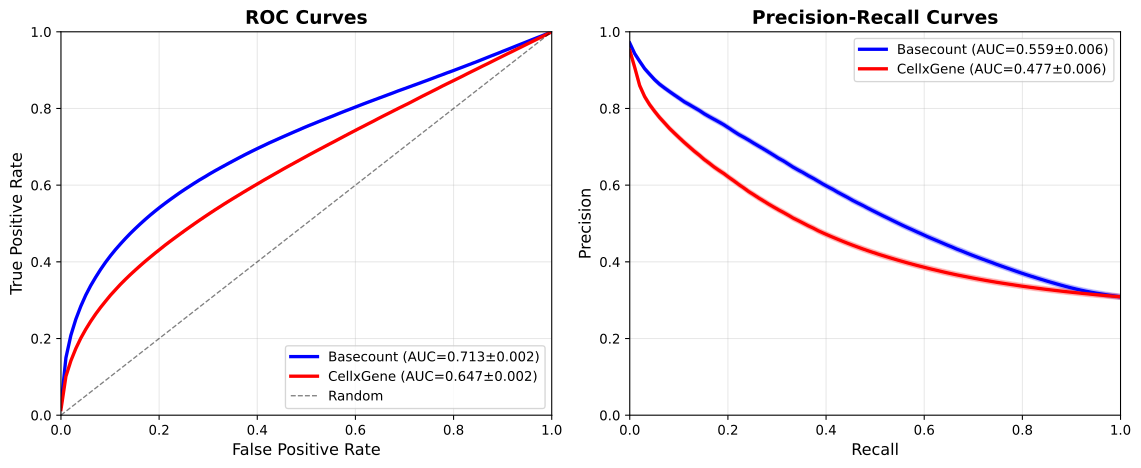

This chart was generated by the following Python code:
#!/usr/bin/env python3

import pandas as pd
import numpy as np
import matplotlib.pyplot as plt
import scanpy as sc
from sklearn.metrics import roc_curve, precision_recall_curve, auc
from scipy.stats import sem


def get_gene_order_from_adata(adata_file):
    """Efficiently get gene order from AnnData file."""
    print(f"Loading gene names from {adata_file}...")
    adata = sc.read_h5ad(adata_file, backed="r")  # Memory-efficient reading
    gene_order = adata.var.index.tolist()
    adata.file.close()  # Close the file
    return gene_order


def load_and_compute_curves(predicted_effects_file, rank_genes_file, gene_order, control_pert="non-targeting"):
    """Load data and compute ROC/PR curves with correct gene alignment."""

    print(f"Processing {predicted_effects_file}...")

    # Load predicted effects
    pred_effects = pd.read_csv(predicted_effects_file, index_col=0)

    # Load ground truth statistical results
    rank_data = np.load(rank_genes_file, allow_pickle=True)

    # Get perturbation names
    names_df = pd.DataFrame(rank_data["names"])
    perturbations = names_df.columns.tolist()

    print(f"Found {len(perturbations)} perturbations, {len(gene_order)} genes")

    roc_curves = []
    pr_curves = []
    roc_aucs = []
    pr_aucs = []
    processed_count = 0

    for pert in perturbations:
        if pert == control_pert or pert not in pred_effects.index:
            continue

        # Get predicted scores (in original gene order)
        pred_scores = pred_effects.loc[pert].values

        # Get ground truth results for this perturbation
        pert_col_idx = names_df.columns.get_loc(pert)
        pert_names = names_df.iloc[:, pert_col_idx].values  # Gene names ordered by significance
        pert_pvals = pd.DataFrame(rank_data["pvals_adj"]).iloc[:, pert_col_idx].values  # P-values in same order

        # Create a mapping from gene name to p-value
        gene_to_pval = dict(zip(pert_names, pert_pvals))

        # Create p-values in the same order as predicted scores (original gene order)
        aligned_pvals = []
        aligned_pred_scores = []

        for i, gene in enumerate(gene_order):
            if gene in gene_to_pval:
                aligned_pvals.append(gene_to_pval[gene])
                aligned_pred_scores.append(pred_scores[i])
            else:
                # If gene not in statistical test results, assign p-value of 1.0 (not significant)
                aligned_pvals.append(1.0)
                aligned_pred_scores.append(pred_scores[i])

        aligned_pvals = np.array(aligned_pvals)
        aligned_pred_scores = np.array(aligned_pred_scores)

        # Create binary labels
        true_labels = (aligned_pvals < 0.05).astype(int)

        # Skip if all labels are the same
        if len(np.unique(true_labels)) < 2:
            continue

        # Compute ROC curve
        fpr, tpr, _ = roc_curve(true_labels, aligned_pred_scores)
        roc_auc = auc(fpr, tpr)
        roc_curves.append((fpr, tpr))
        roc_aucs.append(roc_auc)

        # Compute PR curve
        precision, recall, _ = precision_recall_curve(true_labels, aligned_pred_scores)
        pr_auc = auc(recall, precision)
        pr_curves.append((precision, recall))
        pr_aucs.append(pr_auc)

        processed_count += 1

    print(f"Processed {processed_count} perturbations")

    if not roc_curves:
        return None

    # Average curves using interpolation
    # ROC curve averaging
    mean_fpr = np.linspace(0, 1, 100)
    tpr_curves = []
    for fpr, tpr in roc_curves:
        tpr_curves.append(np.interp(mean_fpr, fpr, tpr))
    tpr_curves = np.array(tpr_curves)
    mean_tpr = np.mean(tpr_curves, axis=0)
    stderr_tpr = sem(tpr_curves, axis=0)

    # PR curve averaging
    mean_recall = np.linspace(0, 1, 100)
    precision_curves = []
    for precision, recall in pr_curves:
        # Reverse for interpolation (recall should be increasing)
        precision_curves.append(np.interp(mean_recall, recall[::-1], precision[::-1]))
    precision_curves = np.array(precision_curves)
    mean_precision = np.mean(precision_curves, axis=0)
    stderr_precision = sem(precision_curves, axis=0)

    return (
        mean_fpr,
        mean_tpr,
        stderr_tpr,
        mean_recall,
        mean_precision,
        stderr_precision,
        np.mean(roc_aucs),
        sem(roc_aucs),
        np.mean(pr_aucs),
        sem(pr_aucs),
    )


def main():
    print("=== BASECOUNT vs CELLXGENE DE VALIDATION CURVES ===")

    # Get gene order from one of the reconstructed files (they should be identical)
    gene_order = get_gene_order_from_adata("basecount_step=75000_reconstructed.h5ad")

    # Load data for both models with corrected alignment
    print("\n1. Processing basecount model...")
    basecount_results = load_and_compute_curves(
        "basecount_step=75000_predicted_effects.csv", "basecount_step=75000_rank_genes_groups.npz", gene_order
    )

    print("\n2. Processing cellxgene model...")
    cellxgene_results = load_and_compute_curves(
        "cellxgene_step=75000_predicted_effects.csv", "cellxgene_step=75000_rank_genes_groups.npz", gene_order
    )

    if basecount_results is None or cellxgene_results is None:
        print("Error: Could not compute curves for one or both models")
        return

    # Unpack results
    (
        bc_fpr,
        bc_tpr,
        bc_tpr_err,
        bc_recall,
        bc_precision,
        bc_precision_err,
        bc_roc_auc,
        bc_roc_err,
        bc_pr_auc,
        bc_pr_err,
    ) = basecount_results

    (
        cxg_fpr,
        cxg_tpr,
        cxg_tpr_err,
        cxg_recall,
        cxg_precision,
        cxg_precision_err,
        cxg_roc_auc,
        cxg_roc_err,
        cxg_pr_auc,
        cxg_pr_err,
    ) = cellxgene_results

    # Create the plot
    fig, (ax1, ax2) = plt.subplots(1, 2, figsize=(12, 5))

    # ROC Curve (left subplot)
    ax1.plot(bc_fpr, bc_tpr, "b-", linewidth=2.5, label=f"Basecount (AUC={bc_roc_auc:.3f}±{bc_roc_err:.3f})")
    ax1.fill_between(bc_fpr, bc_tpr - bc_tpr_err, bc_tpr + bc_tpr_err, alpha=0.2, color="blue")

    ax1.plot(cxg_fpr, cxg_tpr, "r-", linewidth=2.5, label=f"CellxGene (AUC={cxg_roc_auc:.3f}±{cxg_roc_err:.3f})")
    ax1.fill_between(cxg_fpr, cxg_tpr - cxg_tpr_err, cxg_tpr + cxg_tpr_err, alpha=0.2, color="red")

    ax1.plot([0, 1], [0, 1], "k--", alpha=0.5, linewidth=1, label="Random")
    ax1.set_xlabel("False Positive Rate", fontsize=12)
    ax1.set_ylabel("True Positive Rate", fontsize=12)
    ax1.set_title("ROC Curves", fontsize=14, fontweight="bold")
    ax1.legend(fontsize=10, loc="lower right")
    ax1.grid(True, alpha=0.3)
    ax1.set_xlim([0, 1])
    ax1.set_ylim([0, 1])

    # PR Curve (right subplot)
    ax2.plot(bc_recall, bc_precision, "b-", linewidth=2.5, label=f"Basecount (AUC={bc_pr_auc:.3f}±{bc_pr_err:.3f})")
    ax2.fill_between(
        bc_recall, bc_precision - bc_precision_err, bc_precision + bc_precision_err, alpha=0.2, color="blue"
    )

    ax2.plot(cxg_recall, cxg_precision, "r-", linewidth=2.5, label=f"CellxGene (AUC={cxg_pr_auc:.3f}±{cxg_pr_err:.3f})")
    ax2.fill_between(
        cxg_recall, cxg_precision - cxg_precision_err, cxg_precision + cxg_precision_err, alpha=0.2, color="red"
    )

    ax2.set_xlabel("Recall", fontsize=12)
    ax2.set_ylabel("Precision", fontsize=12)
    ax2.set_title("Precision-Recall Curves", fontsize=14, fontweight="bold")
    ax2.legend(fontsize=10, loc="upper right")
    ax2.grid(True, alpha=0.3)
    ax2.set_xlim([0, 1])
    ax2.set_ylim([0, 1])

    # Adjust layout and save
    plt.tight_layout()
    plt.savefig("basecount_vs_cellxgene_val_de.svg", dpi=300, bbox_inches="tight")
    print(f"\n✅ Plot saved as: basecount_vs_cellxgene_val_de.svg")

    # Print summary
    print(f"\n=== SUMMARY ===")
    print(f"Basecount - ROC AUC: {bc_roc_auc:.4f} ± {bc_roc_err:.4f}")
    print(f"Basecount - PR AUC:  {bc_pr_auc:.4f} ± {bc_pr_err:.4f}")
    print(f"CellxGene - ROC AUC: {cxg_roc_auc:.4f} ± {cxg_roc_err:.4f}")
    print(f"CellxGene - PR AUC:  {cxg_pr_auc:.4f} ± {cxg_pr_err:.4f}")

    # Show relative improvement
    roc_improvement = (bc_roc_auc - cxg_roc_auc) / cxg_roc_auc * 100
    pr_improvement = (bc_pr_auc - cxg_pr_auc) / cxg_pr_auc * 100

    print(f"\nBasecount improvement over CellxGene:")
    print(f"ROC AUC: +{roc_improvement:.1f}%")
    print(f"PR AUC:  +{pr_improvement:.1f}%")


if __name__ == "__main__":
    main()
